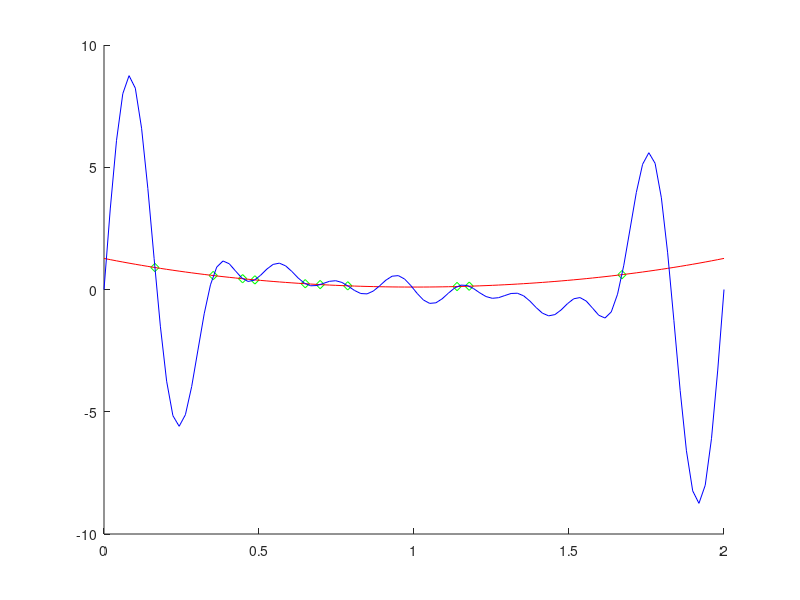

This chart was generated by the following MATLAB code:
% Tekijä Konsta Keski-Mattinen
% 11.03.2021

clear
close all

disp("Tehtävä 10")

figure('name', 'Tehtävä 10'), hold on
n=10;

% Luodaan satunnaiset pisteet
x=2*rand(n,1)
%lasketaan arvot
g = @(x) x.^2-2*x+1+0.1*exp((x-1).^2);
values = g(x)

plot(x, g(x), 'gd');

% muodostetaan matriisi A jotta saadaan selvitettyä kaavalla
% Aa=g mitkä on a vektorin vakiot
A=zeros(n);

psi = @(x,i) sin(pi*i*x);

for c=1:1:n
    A(:,c)=psi(x,c);
end

%selvitetään vektori a
a=A\values

% muodostetaan piirtodata
x_p = linspace(0,2,10*n);
f = zeros(size(x_p));
for i = 1:1:n
    f=f+a(i)*psi(x_p,i);
end

%luodaan arvot plotattavaksi
plot(x_p, g(x_p), 'r', x_p, f, 'b');